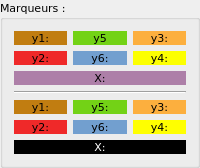
       <widget class="QGroupBox" name="groupBox_curseurs">
        <property name="sizePolicy">
         <sizepolicy hsizetype="Preferred" vsizetype="Preferred">
          <horstretch>0</horstretch>
          <verstretch>0</verstretch>
         </sizepolicy>
        </property>
        <property name="maximumSize">
         <size>
          <width>200</width>
          <height>16777215</height>
         </size>
        </property>
        <property name="font">
         <font>
          <family>DejaVu Sans</family>
          <pointsize>8</pointsize>
         </font>
        </property>
        <property name="title">
         <string>Marqueurs :</string>
        </property>
        <layout class="QGridLayout" name="gridLayout_12">
         <item row="0" column="0">
          <layout class="QVBoxLayout" name="verticalLayout_3" stretch="0,0">
           <item>
            <layout class="QGridLayout" name="gridLayout_14">
             <item row="0" column="2">
              <widget class="QLabel" name="cu_lb_y3">
               <property name="maximumSize">
                <size>
                 <width>16777215</width>
                 <height>15</height>
                </size>
               </property>
               <property name="font">
                <font>
                 <family>DejaVu Sans</family>
                 <pointsize>8</pointsize>
                </font>
               </property>
               <property name="styleSheet">
                <string notr="true">background-color: rgb(252, 175, 62);</string>
               </property>
               <property name="text">
                <string>y3:</string>
               </property>
               <property name="alignment">
                <set>Qt::AlignCenter</set>
               </property>
              </widget>
             </item>
             <item row="1" column="0">
              <widget class="QLabel" name="cu_lb_y2">
               <property name="maximumSize">
                <size>
                 <width>16777215</width>
                 <height>15</height>
                </size>
               </property>
               <property name="font">
                <font>
                 <family>DejaVu Sans</family>
                 <pointsize>8</pointsize>
                </font>
               </property>
               <property name="styleSheet">
                <string notr="true">background-color: rgb(239, 41, 41);</string>
               </property>
               <property name="text">
                <string>y2:</string>
               </property>
               <property name="alignment">
                <set>Qt::AlignCenter</set>
               </property>
              </widget>
             </item>
             <item row="1" column="2">
              <widget class="QLabel" name="cu_lb_y4">
               <property name="maximumSize">
                <size>
                 <width>16777215</width>
                 <height>15</height>
                </size>
               </property>
               <property name="font">
                <font>
                 <family>DejaVu Sans</family>
                 <pointsize>8</pointsize>
                </font>
               </property>
               <property name="styleSheet">
                <string notr="true">background-color: rgb(252, 255, 0);</string>
               </property>
               <property name="text">
                <string>y4:</string>
               </property>
               <property name="alignment">
                <set>Qt::AlignCenter</set>
               </property>
              </widget>
             </item>
             <item row="0" column="1">
              <widget class="QLabel" name="cu_lb_y5">
               <property name="maximumSize">
                <size>
                 <width>16777215</width>
                 <height>15</height>
                </size>
               </property>
               <property name="font">
                <font>
                 <family>DejaVu Sans</family>
                 <pointsize>8</pointsize>
                </font>
               </property>
               <property name="styleSheet">
                <string notr="true">background-color: rgb(115, 210, 22);</string>
               </property>
               <property name="text">
                <string>y5</string>
               </property>
               <property name="alignment">
                <set>Qt::AlignCenter</set>
               </property>
              </widget>
             </item>
             <item row="1" column="1">
              <widget class="QLabel" name="cu_lb_y6">
               <property name="maximumSize">
                <size>
                 <width>16777215</width>
                 <height>15</height>
                </size>
               </property>
               <property name="font">
                <font>
                 <family>DejaVu Sans</family>
                 <pointsize>8</pointsize>
                </font>
               </property>
               <property name="styleSheet">
                <string notr="true">background-color: rgb(114, 159, 207);</string>
               </property>
               <property name="text">
                <string>y6:</string>
               </property>
               <property name="alignment">
                <set>Qt::AlignCenter</set>
               </property>
              </widget>
             </item>
             <item row="0" column="0">
              <widget class="QLabel" name="cu_lb_y1">
               <property name="maximumSize">
                <size>
                 <width>16777215</width>
                 <height>15</height>
                </size>
               </property>
               <property name="font">
                <font>
                 <family>DejaVu Sans</family>
                 <pointsize>8</pointsize>
                </font>
               </property>
               <property name="styleSheet">
                <string notr="true">background-color: rgb(193, 125, 17);</string>
               </property>
               <property name="text">
                <string>y1:</string>
               </property>
               <property name="alignment">
                <set>Qt::AlignCenter</set>
               </property>
              </widget>
             </item>
            </layout>
           </item>
           <item>
            <widget class="QLabel" name="cu_lb_x">
             <property name="sizePolicy">
              <sizepolicy hsizetype="Preferred" vsizetype="Preferred">
               <horstretch>0</horstretch>
               <verstretch>0</verstretch>
              </sizepolicy>
             </property>
             <property name="maximumSize">
              <size>
               <width>16777215</width>
               <height>15</height>
              </size>
             </property>
             <property name="font">
              <font>
               <family>DejaVu Sans</family>
               <pointsize>8</pointsize>
              </font>
             </property>
             <property name="layoutDirection">
              <enum>Qt::LeftToRight</enum>
             </property>
             <property name="styleSheet">
              <string notr="true">background-color: rgb(173, 127, 168);</string>
             </property>
             <property name="text">
              <string>X:</string>
             </property>
             <property name="alignment">
              <set>Qt::AlignCenter</set>
             </property>
            </widget>
           </item>
          </layout>
         </item>
         <item row="4" column="0">
          <layout class="QVBoxLayout" name="verticalLayout_4">
           <item>
            <layout class="QGridLayout" name="gridLayout_15">
             <property name="verticalSpacing">
              <number>6</number>
             </property>
             <item row="0" column="1">
              <widget class="QLabel" name="cu1_lb_y5">
               <property name="maximumSize">
                <size>
                 <width>16777215</width>
                 <height>15</height>
                </size>
               </property>
               <property name="font">
                <font>
                 <family>DejaVu Sans</family>
                 <pointsize>8</pointsize>
                </font>
               </property>
               <property name="styleSheet">
                <string notr="true">background-color: rgb(115, 210, 22);</string>
               </property>
               <property name="text">
                <string>y5:</string>
               </property>
               <property name="alignment">
                <set>Qt::AlignCenter</set>
               </property>
              </widget>
             </item>
             <item row="0" column="0">
              <widget class="QLabel" name="cu1_lb_y1">
               <property name="maximumSize">
                <size>
                 <width>16777215</width>
                 <height>15</height>
                </size>
               </property>
               <property name="font">
                <font>
                 <family>DejaVu Sans</family>
                 <pointsize>8</pointsize>
                </font>
               </property>
               <property name="styleSheet">
                <string notr="true">background-color: rgb(193, 125, 17);</string>
               </property>
               <property name="text">
                <string>y1:</string>
               </property>
               <property name="alignment">
                <set>Qt::AlignCenter</set>
               </property>
              </widget>
             </item>
             <item row="1" column="0">
              <widget class="QLabel" name="cu1_lb_y2">
               <property name="maximumSize">
                <size>
                 <width>16777215</width>
                 <height>15</height>
                </size>
               </property>
               <property name="font">
                <font>
                 <family>DejaVu Sans</family>
                 <pointsize>8</pointsize>
                </font>
               </property>
               <property name="styleSheet">
                <string notr="true">background-color: rgb(239, 41, 41);</string>
               </property>
               <property name="text">
                <string>y2:</string>
               </property>
               <property name="alignment">
                <set>Qt::AlignCenter</set>
               </property>
              </widget>
             </item>
             <item row="0" column="2">
              <widget class="QLabel" name="cu1_lb_y3">
               <property name="maximumSize">
                <size>
                 <width>16777215</width>
                 <height>15</height>
                </size>
               </property>
               <property name="font">
                <font>
                 <family>DejaVu Sans</family>
                 <pointsize>8</pointsize>
                </font>
               </property>
               <property name="styleSheet">
                <string notr="true">background-color: rgb(252, 175, 62);</string>
               </property>
               <property name="text">
                <string>y3:</string>
               </property>
               <property name="alignment">
                <set>Qt::AlignCenter</set>
               </property>
              </widget>
             </item>
             <item row="1" column="1">
              <widget class="QLabel" name="cu1_lb_y6">
               <property name="maximumSize">
                <size>
                 <width>16777215</width>
                 <height>15</height>
                </size>
               </property>
               <property name="font">
                <font>
                 <family>DejaVu Sans</family>
                 <pointsize>8</pointsize>
                </font>
               </property>
               <property name="styleSheet">
                <string notr="true">background-color: rgb(114, 159, 207);</string>
               </property>
               <property name="text">
                <string>y6:</string>
               </property>
               <property name="alignment">
                <set>Qt::AlignCenter</set>
               </property>
              </widget>
             </item>
             <item row="1" column="2">
              <widget class="QLabel" name="cu1_lb_y4">
               <property name="maximumSize">
                <size>
                 <width>16777215</width>
                 <height>15</height>
                </size>
               </property>
               <property name="font">
                <font>
                 <family>DejaVu Sans</family>
                 <pointsize>8</pointsize>
                </font>
               </property>
               <property name="styleSheet">
                <string notr="true">background-color: rgb(255, 255, 0);</string>
               </property>
               <property name="text">
                <string>y4:</string>
               </property>
               <property name="alignment">
                <set>Qt::AlignCenter</set>
               </property>
              </widget>
             </item>
            </layout>
           </item>
           <item>
            <widget class="QLabel" name="cu1_lb_x">
             <property name="maximumSize">
              <size>
               <width>16777215</width>
               <height>15</height>
              </size>
             </property>
             <property name="palette">
              <palette>
               <active>
                <colorrole role="WindowText">
                 <brush brushstyle="SolidPattern">
                  <color alpha="255">
                   <red>255</red>
                   <green>255</green>
                   <blue>255</blue>
                  </color>
                 </brush>
                </colorrole>
                <colorrole role="Button">
                 <brush brushstyle="SolidPattern">
                  <color alpha="255">
                   <red>0</red>
                   <green>0</green>
                   <blue>0</blue>
                  </color>
                 </brush>
                </colorrole>
                <colorrole role="Text">
                 <brush brushstyle="SolidPattern">
                  <color alpha="255">
                   <red>255</red>
                   <green>255</green>
                   <blue>255</blue>
                  </color>
                 </brush>
                </colorrole>
                <colorrole role="ButtonText">
                 <brush brushstyle="SolidPattern">
                  <color alpha="255">
                   <red>255</red>
                   <green>255</green>
                   <blue>255</blue>
                  </color>
                 </brush>
                </colorrole>
                <colorrole role="Base">
                 <brush brushstyle="SolidPattern">
                  <color alpha="255">
                   <red>0</red>
                   <green>0</green>
                   <blue>0</blue>
                  </color>
                 </brush>
                </colorrole>
                <colorrole role="Window">
                 <brush brushstyle="SolidPattern">
                  <color alpha="255">
                   <red>0</red>
                   <green>0</green>
                   <blue>0</blue>
                  </color>
                 </brush>
                </colorrole>
                <colorrole role="ToolTipText">
                 <brush brushstyle="SolidPattern">
                  <color alpha="255">
                   <red>255</red>
                   <green>255</green>
                   <blue>255</blue>
                  </color>
                 </brush>
                </colorrole>
               </active>
               <inactive>
                <colorrole role="WindowText">
                 <brush brushstyle="SolidPattern">
                  <color alpha="255">
                   <red>255</red>
                   <green>255</green>
                   <blue>255</blue>
                  </color>
                 </brush>
                </colorrole>
                <colorrole role="Button">
                 <brush brushstyle="SolidPattern">
                  <color alpha="255">
                   <red>0</red>
                   <green>0</green>
                   <blue>0</blue>
                  </color>
                 </brush>
                </colorrole>
                <colorrole role="Text">
                 <brush brushstyle="SolidPattern">
                  <color alpha="255">
                   <red>255</red>
                   <green>255</green>
                   <blue>255</blue>
                  </color>
                 </brush>
                </colorrole>
                <colorrole role="ButtonText">
                 <brush brushstyle="SolidPattern">
                  <color alpha="255">
                   <red>255</red>
                   <green>255</green>
                   <blue>255</blue>
                  </color>
                 </brush>
                </colorrole>
                <colorrole role="Base">
                 <brush brushstyle="SolidPattern">
                  <color alpha="255">
                   <red>0</red>
                   <green>0</green>
                   <blue>0</blue>
                  </color>
                 </brush>
                </colorrole>
                <colorrole role="Window">
                 <brush brushstyle="SolidPattern">
                  <color alpha="255">
                   <red>0</red>
                   <green>0</green>
                   <blue>0</blue>
                  </color>
                 </brush>
                </colorrole>
                <colorrole role="ToolTipText">
                 <brush brushstyle="SolidPattern">
                  <color alpha="255">
                   <red>255</red>
                   <green>255</green>
                   <blue>255</blue>
                  </color>
                 </brush>
                </colorrole>
               </inactive>
               <disabled>
                <colorrole role="WindowText">
                 <brush brushstyle="SolidPattern">
                  <color alpha="255">
                   <red>190</red>
                   <green>190</green>
                   <blue>190</blue>
                  </color>
                 </brush>
                </colorrole>
                <colorrole role="Button">
                 <brush brushstyle="SolidPattern">
                  <color alpha="255">
                   <red>0</red>
                   <green>0</green>
                   <blue>0</blue>
                  </color>
                 </brush>
                </colorrole>
                <colorrole role="Text">
                 <brush brushstyle="SolidPattern">
                  <color alpha="255">
                   <red>190</red>
                   <green>190</green>
                   <blue>190</blue>
                  </color>
                 </brush>
                </colorrole>
                <colorrole role="ButtonText">
                 <brush brushstyle="SolidPattern">
                  <color alpha="255">
                   <red>190</red>
                   <green>190</green>
                   <blue>190</blue>
                  </color>
                 </brush>
                </colorrole>
                <colorrole role="Base">
                 <brush brushstyle="SolidPattern">
                  <color alpha="255">
                   <red>0</red>
                   <green>0</green>
                   <blue>0</blue>
                  </color>
                 </brush>
                </colorrole>
                <colorrole role="Window">
                 <brush brushstyle="SolidPattern">
                  <color alpha="255">
                   <red>0</red>
                   <green>0</green>
                   <blue>0</blue>
                  </color>
                 </brush>
                </colorrole>
                <colorrole role="ToolTipText">
                 <brush brushstyle="SolidPattern">
                  <color alpha="255">
                   <red>255</red>
                   <green>255</green>
                   <blue>255</blue>
                  </color>
                 </brush>
                </colorrole>
               </disabled>
              </palette>
             </property>
             <property name="font">
              <font>
               <family>DejaVu Sans</family>
               <pointsize>8</pointsize>
              </font>
             </property>
             <property name="styleSheet">
              <string notr="true">background-color: rgb(0, 0, 0);</string>
             </property>
             <property name="text">
              <string>X:</string>
             </property>
             <property name="alignment">
              <set>Qt::AlignCenter</set>
             </property>
            </widget>
           </item>
          </layout>
         </item>
         <item row="2" column="0">
          <widget class="Line" name="line">
           <property name="orientation">
            <enum>Qt::Horizontal</enum>
           </property>
          </widget>
         </item>
        </layout>
       </widget>
